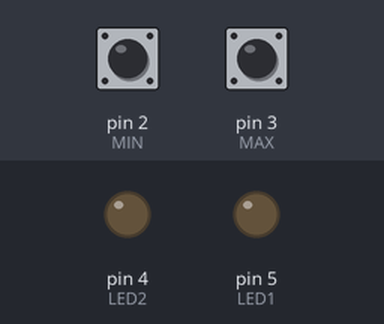
The sketch below on a simulated Arduino Uno, built with avr-gcc and run on an emulated ATmega328P. Shown: output pins drawn as LEDs (lit = HIGH). The inputs (shaded band) are chosen by the test bench; at power-on: pin 2 (MIN) HIGH, pin 3 (MAX) HIGH.

Above: at 0.8 s.
0.9 s: pin 2 (MIN) pulled LOW for 0.15 s
At 1.3 s:
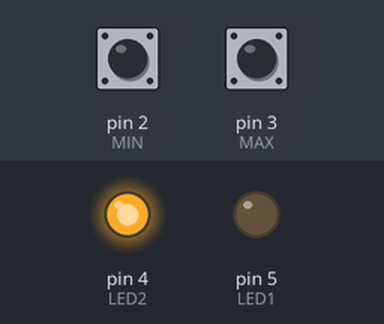
2.5 s: pin 3 (MAX) pulled LOW for 0.15 s
At 3.7 s:
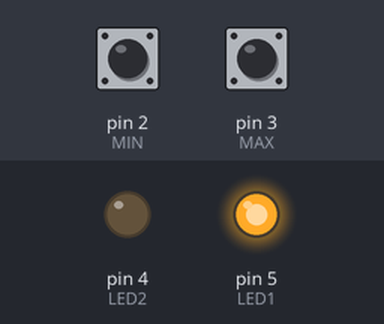
4.1 s: pin 2 (MIN) pulled LOW for 1 s
At 4.9 s:
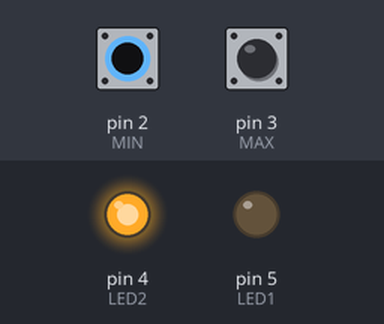
6.6 s: pin 3 (MAX) pulled LOW for 1 s
At 8.0 s:
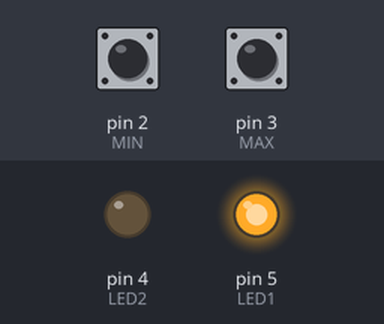
Timing chart, 0 to 9.6 s (numbered marks = the images above; inputs shaded):
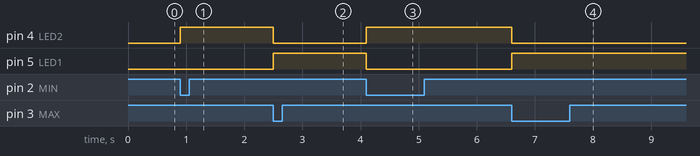

The sketch:

Aula6.ino
```cpp
#define LED1 PD5  // led cheio
#define LED2 PD4  // led vazio
#define LED3 PD6  // led da valvula
#define MAX PD3   // sensor de máximo
#define MIN PD2   // sensor de minimo

int main(){
  DDRD |= (1 << LED1) | (1 << LED2);
  PORTD |= (1 << MAX) | (1 << MIN);

  while(1){
    if(!(PIND & (1 << MAX)) && (PIND &(1 << MIN))){
      PORTD |= (1 << LED1);
      PORTD &= ~(1 << LED2);
      PORTD &= ~(1 << LED3);
    }
    if((PIND & (1 << MAX)) && !(PIND &(1 << MIN))){
      PORTD |= (1 << LED2);
      PORTD |= (1 << LED3);
      PORTD &= ~(1 << LED1);
    }
  }

}
```

Measured:
- after the input at 0.9 s, pin 4 (LED2): LOW → HIGH at once
- after the input at 2.5 s, pin 4 (LED2): HIGH → LOW at once; pin 5 (LED1): LOW → HIGH at once
- after the input at 4.1 s, pin 4 (LED2): LOW → HIGH at once; pin 5 (LED1): HIGH → LOW at once
- after the input at 6.6 s, pin 4 (LED2): HIGH → LOW at once; pin 5 (LED1): LOW → HIGH at once
